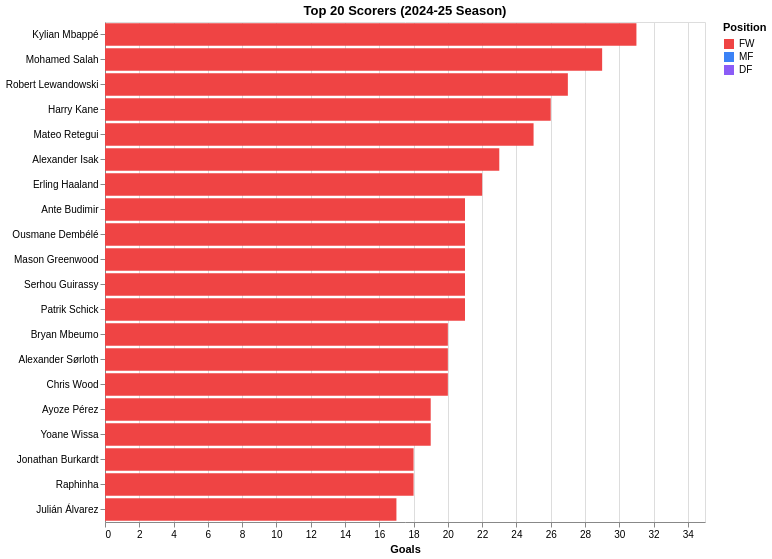

Vega-Lite specification for this chart:
### Vega-Lite specification from a JSON file in a GitHub repository (floating-point values rounded to 4 significant figures)
{"config": {"view": {"continuousWidth": 300, "continuousHeight": 300}}, "data": {"name": "data-8a41e81716b5ce994844b4b60bc1d251"}, "mark": {"type": "bar"}, "encoding": {"color": {"field": "Position", "scale": {"domain": ["FW", "MF", "DF"], "range": ["#ef4444", "#3b82f6", "#8b5cf6"]}, "type": "nominal"}, "tooltip": [{"field": "Player", "type": "nominal"}, {"field": "Squad", "type": "nominal"}, {"field": "Gls", "type": "quantitative"}, {"field": "xG", "format": ".1f", "type": "quantitative"}], "x": {"field": "Gls", "title": "Goals", "type": "quantitative"}, "y": {"field": "Player", "sort": "-x", "title": "", "type": "nominal"}}, "height": 500, "title": "Top 20 Scorers (2024-25 Season)", "width": 600, "$schema": "https://vega.github.io/schema/vega-lite/v5.20.1.json", "datasets": {"data-8a41e81716b5ce994844b4b60bc1d251": [{"Player": "Kylian Mbappé", "Squad": "Real Madrid", "Gls": 31, "xG": 25.9, "Position": "FW"}, {"Player": "Mohamed Salah", "Squad": "Liverpool", "Gls": 29, "xG": 25.2, "Position": "FW"}, {"Player": "Robert Lewandowski", "Squad": "Barcelona", "Gls": 27, "xG": 27.1, "Position": "FW"}, {"Player": "Harry Kane", "Squad": "Bayern Munich", "Gls": 26, "xG": 20.3, "Position": "FW"}, {"Player": "Mateo Retegui", "Squad": "Atalanta", "Gls": 25, "xG": 18.9, "Position": "FW"}, {"Player": "Alexander Isak", "Squad": "Newcastle Utd", "Gls": 23, "xG": 20.3, "Position": "FW"}, {"Player": "Erling Haaland", "Squad": "Manchester City", "Gls": 22, "xG": 22.0, "Position": "FW"}, {"Player": "Ante Budimir", "Squad": "Osasuna", "Gls": 21, "xG": 18.3, "Position": "FW"}, {"Player": "Ousmane Dembélé", "Squad": "Paris S-G", "Gls": 21, "xG": 16.6, "Position": "FW"}, {"Player": "Mason Greenwood", "Squad": "Marseille", "Gls": 21, "xG": 16.3, "Position": "FW"}, {"Player": "Serhou Guirassy", "Squad": "Dortmund", "Gls": 21, "xG": 22.7, "Position": "FW"}, {"Player": "Patrik Schick", "Squad": "Leverkusen", "Gls": 21, "xG": 12.7, "Position": "FW"}, {"Player": "Bryan Mbeumo", "Squad": "Brentford", "Gls": 20, "xG": 12.3, "Position": "FW"}, {"Player": "Alexander Sørloth", "Squad": "Atlético Madrid", "Gls": 20, "xG": 16.8, "Position": "FW"}, {"Player": "Chris Wood", "Squad": "Nott'ham Forest", "Gls": 20, "xG": 13.4, "Position": "FW"}, {"Player": "Ayoze Pérez", "Squad": "Villarreal", "Gls": 19, "xG": 12.7, "Position": "FW"}, {"Player": "Yoane Wissa", "Squad": "Brentford", "Gls": 19, "xG": 18.5, "Position": "FW"}, {"Player": "Jonathan Burkardt", "Squad": "Mainz 05", "Gls": 18, "xG": 14.8, "Position": "FW"}, {"Player": "Raphinha", "Squad": "Barcelona", "Gls": 18, "xG": 19.2, "Position": "FW"}, {"Player": "Julián Álvarez", "Squad": "Atlético Madrid", "Gls": 17, "xG": 14.1, "Position": "FW"}]}}
